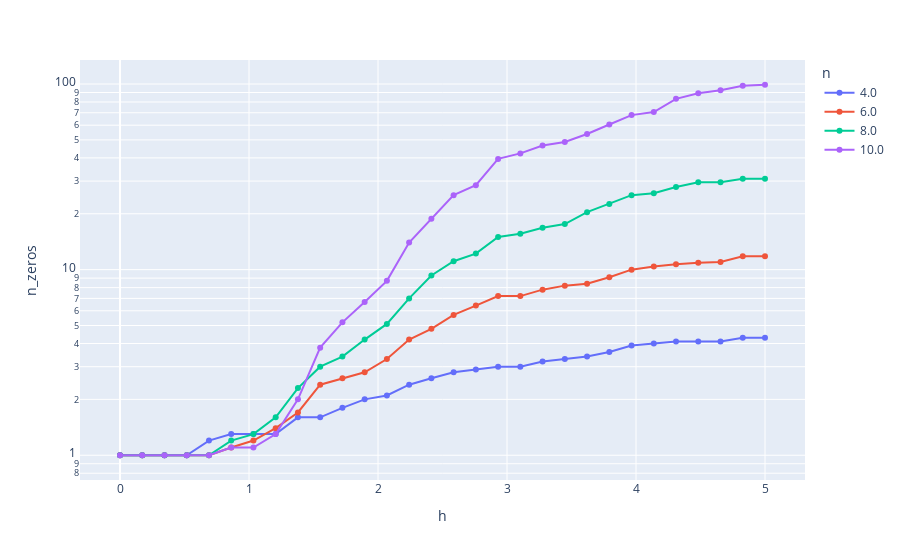
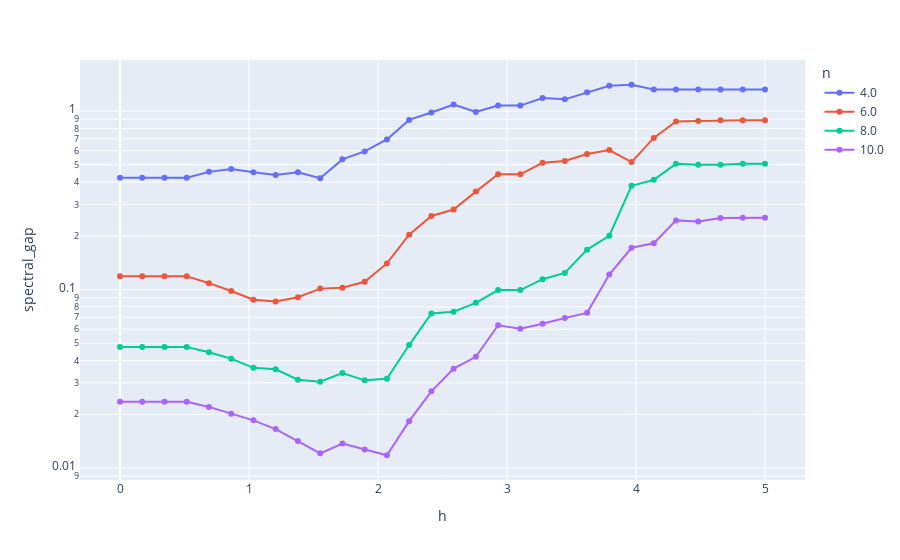
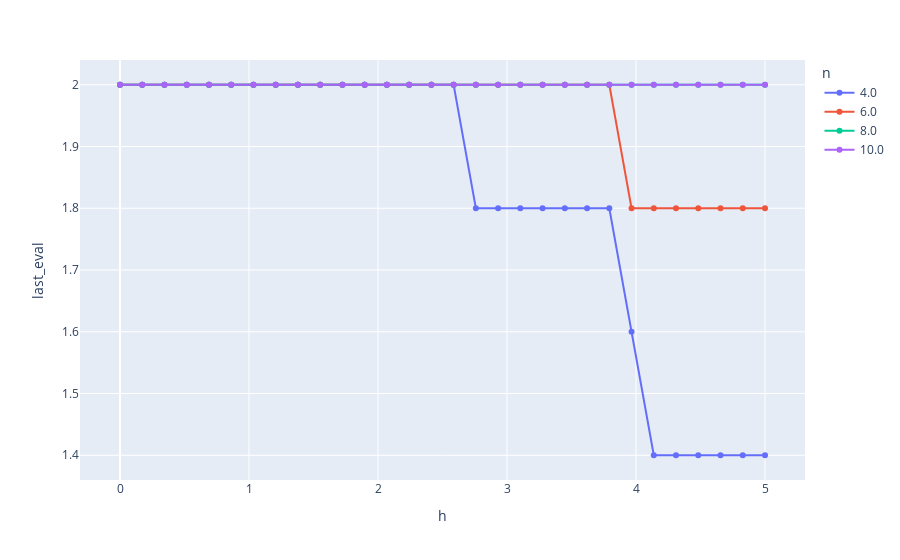

The code cell stored with these charts, in order, in its notebook:
### Code cell
# df["renorm_spectral_gap"] = df["spectral_gap"] * df["diameter"]
# df["renorm_last_eval"] = df["last_eval"] * df["diameter"]
df = df.groupby(["n", "h"], as_index=False).mean()

fig = px.line(df, x="h", y="n_zeros", color="n", markers=True, log_y=True)
fig.show()
fig = px.line(df, x="h", y="spectral_gap", color="n", markers=True, log_y=True)
fig.show()
# fig = px.line(df, x="h", y="renorm_spectral_gap", color="n", markers=True)
# fig.show()
fig = px.line(df, x="h", y="last_eval", color="n", markers=True)
fig.show()
# fig = px.line(df, x="h", y="renorm_last_eval", color="n", markers=True)
# fig.show()
# fig = px.line(df, x="h", y="n_spanning_tree", color="n", markers=True, log_y=True)
# fig.show()

### Figure 1 — Plotly figure (JSON) as saved in the notebook; plotly's stock layout.template omitted (floating-point values rounded to 4 significant figures)
{"data": [{"hovertemplate": "n=4.0<br>h=%{x}<br>n_zeros=%{y}<extra></extra>", "legendgroup": "4.0", "line": {"color": "#636efa", "dash": "solid"}, "marker": {"symbol": "circle"}, "mode": "lines+markers", "name": "4.0", "orientation": "v", "showlegend": true, "type": "scatter", "x": [0, 0.1724, 0.3448, 0.5172, 0.6897, 0.8621, 1.034, 1.207, 1.379, 1.552, 1.724, 1.897, 2.069, 2.241, 2.414, 2.586, 2.759, 2.931, 3.103, 3.276, 3.448, 3.621, 3.793, 3.966, 4.138, 4.31, 4.483, 4.655, 4.828, 5], "xaxis": "x", "y": [1, 1, 1, 1, 1.2, 1.3, 1.3, 1.3, 1.6, 1.6, 1.8, 2, 2.1, 2.4, 2.6, 2.8, 2.9, 3, 3, 3.2, 3.3, 3.4, 3.6, 3.9, 4, 4.1, 4.1, 4.1, 4.3, 4.3], "yaxis": "y"}, {"hovertemplate": "n=6.0<br>h=%{x}<br>n_zeros=%{y}<extra></extra>", "legendgroup": "6.0", "line": {"color": "#EF553B", "dash": "solid"}, "marker": {"symbol": "circle"}, "mode": "lines+markers", "name": "6.0", "orientation": "v", "showlegend": true, "type": "scatter", "x": [0, 0.1724, 0.3448, 0.5172, 0.6897, 0.8621, 1.034, 1.207, 1.379, 1.552, 1.724, 1.897, 2.069, 2.241, 2.414, 2.586, 2.759, 2.931, 3.103, 3.276, 3.448, 3.621, 3.793, 3.966, 4.138, 4.31, 4.483, 4.655, 4.828, 5], "xaxis": "x", "y": [1, 1, 1, 1, 1, 1.1, 1.2, 1.4, 1.7, 2.4, 2.6, 2.8, 3.3, 4.2, 4.8, 5.7, 6.4, 7.2, 7.2, 7.8, 8.2, 8.4, 9.1, 10, 10.4, 10.7, 10.9, 11, 11.8, 11.8], "yaxis": "y"}, {"hovertemplate": "n=8.0<br>h=%{x}<br>n_zeros=%{y}<extra></extra>", "legendgroup": "8.0", "line": {"color": "#00cc96", "dash": "solid"}, "marker": {"symbol": "circle"}, "mode": "lines+markers", "name": "8.0", "orientation": "v", "showlegend": true, "type": "scatter", "x": [0, 0.1724, 0.3448, 0.5172, 0.6897, 0.8621, 1.034, 1.207, 1.379, 1.552, 1.724, 1.897, 2.069, 2.241, 2.414, 2.586, 2.759, 2.931, 3.103, 3.276, 3.448, 3.621, 3.793, 3.966, 4.138, 4.31, 4.483, 4.655, 4.828, 5], "xaxis": "x", "y": [1, 1, 1, 1, 1, 1.2, 1.3, 1.6, 2.3, 3, 3.4, 4.2, 5.1, 7, 9.3, 11.1, 12.2, 15, 15.6, 16.8, 17.6, 20.4, 22.6, 25.2, 25.8, 27.9, 29.6, 29.6, 30.9, 30.9], "yaxis": "y"}, {"hovertemplate": "n=10.0<br>h=%{x}<br>n_zeros=%{y}<extra></extra>", "legendgroup": "10.0", "line": {"color": "#ab63fa", "dash": "solid"}, "marker": {"symbol": "circle"}, "mode": "lines+markers", "name": "10.0", "orientation": "v", "showlegend": true, "type": "scatter", "x": [0, 0.1724, 0.3448, 0.5172, 0.6897, 0.8621, 1.034, 1.207, 1.379, 1.552, 1.724, 1.897, 2.069, 2.241, 2.414, 2.586, 2.759, 2.931, 3.103, 3.276, 3.448, 3.621, 3.793, 3.966, 4.138, 4.31, 4.483, 4.655, 4.828, 5], "xaxis": "x", "y": [1, 1, 1, 1, 1, 1.1, 1.1, 1.3, 2, 3.8, 5.2, 6.7, 8.7, 14, 18.8, 25.2, 28.5, 39.5, 42.3, 46.6, 48.7, 53.8, 60.5, 68, 70.6, 83.2, 89.1, 92.6, 98, 99.1], "yaxis": "y"}], "layout": {"legend": {"title": {"text": "n"}, "tracegroupgap": 0}, "margin": {"t": 60}, "xaxis": {"anchor": "y", "domain": [0, 1], "title": {"text": "h"}}, "yaxis": {"anchor": "x", "domain": [0, 1], "title": {"text": "n_zeros"}, "type": "log"}}}

### Figure 2 — Plotly figure (JSON) as saved in the notebook; plotly's stock layout.template omitted (floating-point values rounded to 4 significant figures)
{"data": [{"hovertemplate": "n=4.0<br>h=%{x}<br>spectral_gap=%{y}<extra></extra>", "legendgroup": "4.0", "line": {"color": "#636efa", "dash": "solid"}, "marker": {"symbol": "circle"}, "mode": "lines+markers", "name": "4.0", "orientation": "v", "showlegend": true, "type": "scatter", "x": [0, 0.1724, 0.3448, 0.5172, 0.6897, 0.8621, 1.034, 1.207, 1.379, 1.552, 1.724, 1.897, 2.069, 2.241, 2.414, 2.586, 2.759, 2.931, 3.103, 3.276, 3.448, 3.621, 3.793, 3.966, 4.138, 4.31, 4.483, 4.655, 4.828, 5], "xaxis": "x", "y": [0.4226, 0.4226, 0.4226, 0.4226, 0.4565, 0.4734, 0.4547, 0.4378, 0.4547, 0.4209, 0.5364, 0.5941, 0.6941, 0.8927, 0.9818, 1.09, 0.9883, 1.073, 1.073, 1.184, 1.164, 1.275, 1.386, 1.405, 1.319, 1.319, 1.319, 1.319, 1.319, 1.319], "yaxis": "y"}, {"hovertemplate": "n=6.0<br>h=%{x}<br>spectral_gap=%{y}<extra></extra>", "legendgroup": "6.0", "line": {"color": "#EF553B", "dash": "solid"}, "marker": {"symbol": "circle"}, "mode": "lines+markers", "name": "6.0", "orientation": "v", "showlegend": true, "type": "scatter", "x": [0, 0.1724, 0.3448, 0.5172, 0.6897, 0.8621, 1.034, 1.207, 1.379, 1.552, 1.724, 1.897, 2.069, 2.241, 2.414, 2.586, 2.759, 2.931, 3.103, 3.276, 3.448, 3.621, 3.793, 3.966, 4.138, 4.31, 4.483, 4.655, 4.828, 5], "xaxis": "x", "y": [0.1187, 0.1187, 0.1187, 0.1187, 0.1086, 0.09815, 0.08779, 0.08564, 0.09065, 0.1012, 0.1024, 0.1106, 0.1401, 0.2029, 0.2585, 0.281, 0.3538, 0.4423, 0.4423, 0.5129, 0.5252, 0.5752, 0.6052, 0.5178, 0.7075, 0.8741, 0.8803, 0.8886, 0.8886, 0.8886], "yaxis": "y"}, {"hovertemplate": "n=8.0<br>h=%{x}<br>spectral_gap=%{y}<extra></extra>", "legendgroup": "8.0", "line": {"color": "#00cc96", "dash": "solid"}, "marker": {"symbol": "circle"}, "mode": "lines+markers", "name": "8.0", "orientation": "v", "showlegend": true, "type": "scatter", "x": [0, 0.1724, 0.3448, 0.5172, 0.6897, 0.8621, 1.034, 1.207, 1.379, 1.552, 1.724, 1.897, 2.069, 2.241, 2.414, 2.586, 2.759, 2.931, 3.103, 3.276, 3.448, 3.621, 3.793, 3.966, 4.138, 4.31, 4.483, 4.655, 4.828, 5], "xaxis": "x", "y": [0.04763, 0.04763, 0.04763, 0.04763, 0.04454, 0.04101, 0.03645, 0.03578, 0.03127, 0.03045, 0.03409, 0.03101, 0.03164, 0.04888, 0.07352, 0.0751, 0.08424, 0.09938, 0.09936, 0.1144, 0.124, 0.1674, 0.2002, 0.3817, 0.4118, 0.5062, 0.5001, 0.5001, 0.5068, 0.5068], "yaxis": "y"}, {"hovertemplate": "n=10.0<br>h=%{x}<br>spectral_gap=%{y}<extra></extra>", "legendgroup": "10.0", "line": {"color": "#ab63fa", "dash": "solid"}, "marker": {"symbol": "circle"}, "mode": "lines+markers", "name": "10.0", "orientation": "v", "showlegend": true, "type": "scatter", "x": [0, 0.1724, 0.3448, 0.5172, 0.6897, 0.8621, 1.034, 1.207, 1.379, 1.552, 1.724, 1.897, 2.069, 2.241, 2.414, 2.586, 2.759, 2.931, 3.103, 3.276, 3.448, 3.621, 3.793, 3.966, 4.138, 4.31, 4.483, 4.655, 4.828, 5], "xaxis": "x", "y": [0.02353, 0.02353, 0.02353, 0.02353, 0.02201, 0.02014, 0.0185, 0.01653, 0.01415, 0.01209, 0.01371, 0.01269, 0.0118, 0.01831, 0.02692, 0.03604, 0.04198, 0.06311, 0.06031, 0.06426, 0.06936, 0.07406, 0.1214, 0.1715, 0.1818, 0.2441, 0.2406, 0.252, 0.2525, 0.2525], "yaxis": "y"}], "layout": {"legend": {"title": {"text": "n"}, "tracegroupgap": 0}, "margin": {"t": 60}, "xaxis": {"anchor": "y", "domain": [0, 1], "title": {"text": "h"}}, "yaxis": {"anchor": "x", "domain": [0, 1], "title": {"text": "spectral_gap"}, "type": "log"}}}

### Figure 3 — Plotly figure (JSON) as saved in the notebook; plotly's stock layout.template omitted (floating-point values rounded to 4 significant figures)
{"data": [{"hovertemplate": "n=4.0<br>h=%{x}<br>last_eval=%{y}<extra></extra>", "legendgroup": "4.0", "line": {"color": "#636efa", "dash": "solid"}, "marker": {"symbol": "circle"}, "mode": "lines+markers", "name": "4.0", "orientation": "v", "showlegend": true, "type": "scatter", "x": [0, 0.1724, 0.3448, 0.5172, 0.6897, 0.8621, 1.034, 1.207, 1.379, 1.552, 1.724, 1.897, 2.069, 2.241, 2.414, 2.586, 2.759, 2.931, 3.103, 3.276, 3.448, 3.621, 3.793, 3.966, 4.138, 4.31, 4.483, 4.655, 4.828, 5], "xaxis": "x", "y": [2, 2, 2, 2, 2, 2, 2, 2, 2, 2, 2, 2, 2, 2, 2.0, 2, 1.8, 1.8, 1.8, 1.8, 1.8, 1.8, 1.8, 1.6, 1.4, 1.4, 1.4, 1.4, 1.4, 1.4], "yaxis": "y"}, {"hovertemplate": "n=6.0<br>h=%{x}<br>last_eval=%{y}<extra></extra>", "legendgroup": "6.0", "line": {"color": "#EF553B", "dash": "solid"}, "marker": {"symbol": "circle"}, "mode": "lines+markers", "name": "6.0", "orientation": "v", "showlegend": true, "type": "scatter", "x": [0, 0.1724, 0.3448, 0.5172, 0.6897, 0.8621, 1.034, 1.207, 1.379, 1.552, 1.724, 1.897, 2.069, 2.241, 2.414, 2.586, 2.759, 2.931, 3.103, 3.276, 3.448, 3.621, 3.793, 3.966, 4.138, 4.31, 4.483, 4.655, 4.828, 5], "xaxis": "x", "y": [2.0, 2.0, 2.0, 2.0, 2.0, 2.0, 2.0, 2.0, 2.0, 2.0, 2, 2.0, 2.0, 2.0, 2, 2, 2, 2, 2, 2, 2, 2, 2.0, 1.8, 1.8, 1.8, 1.8, 1.8, 1.8, 1.8], "yaxis": "y"}, {"hovertemplate": "n=8.0<br>h=%{x}<br>last_eval=%{y}<extra></extra>", "legendgroup": "8.0", "line": {"color": "#00cc96", "dash": "solid"}, "marker": {"symbol": "circle"}, "mode": "lines+markers", "name": "8.0", "orientation": "v", "showlegend": true, "type": "scatter", "x": [0, 0.1724, 0.3448, 0.5172, 0.6897, 0.8621, 1.034, 1.207, 1.379, 1.552, 1.724, 1.897, 2.069, 2.241, 2.414, 2.586, 2.759, 2.931, 3.103, 3.276, 3.448, 3.621, 3.793, 3.966, 4.138, 4.31, 4.483, 4.655, 4.828, 5], "xaxis": "x", "y": [2, 2, 2, 2, 2.0, 2.0, 2.0, 2, 2, 2.0, 2.0, 2.0, 2.0, 2.0, 2.0, 2.0, 2.0, 2.0, 2.0, 2.0, 2.0, 2.0, 2.0, 2.0, 2.0, 2.0, 2.0, 2.0, 2.0, 2.0], "yaxis": "y"}, {"hovertemplate": "n=10.0<br>h=%{x}<br>last_eval=%{y}<extra></extra>", "legendgroup": "10.0", "line": {"color": "#ab63fa", "dash": "solid"}, "marker": {"symbol": "circle"}, "mode": "lines+markers", "name": "10.0", "orientation": "v", "showlegend": true, "type": "scatter", "x": [0, 0.1724, 0.3448, 0.5172, 0.6897, 0.8621, 1.034, 1.207, 1.379, 1.552, 1.724, 1.897, 2.069, 2.241, 2.414, 2.586, 2.759, 2.931, 3.103, 3.276, 3.448, 3.621, 3.793, 3.966, 4.138, 4.31, 4.483, 4.655, 4.828, 5], "xaxis": "x", "y": [2.0, 2.0, 2.0, 2.0, 2.0, 2.0, 2.0, 2, 2.0, 2.0, 2.0, 2.0, 2.0, 2.0, 2.0, 2.0, 2.0, 2.0, 2.0, 2.0, 2.0, 2.0, 2.0, 2.0, 2.0, 2.0, 2.0, 2.0, 2.0, 2.0], "yaxis": "y"}], "layout": {"legend": {"title": {"text": "n"}, "tracegroupgap": 0}, "margin": {"t": 60}, "xaxis": {"anchor": "y", "domain": [0, 1], "title": {"text": "h"}}, "yaxis": {"anchor": "x", "domain": [0, 1], "title": {"text": "last_eval"}}}}
